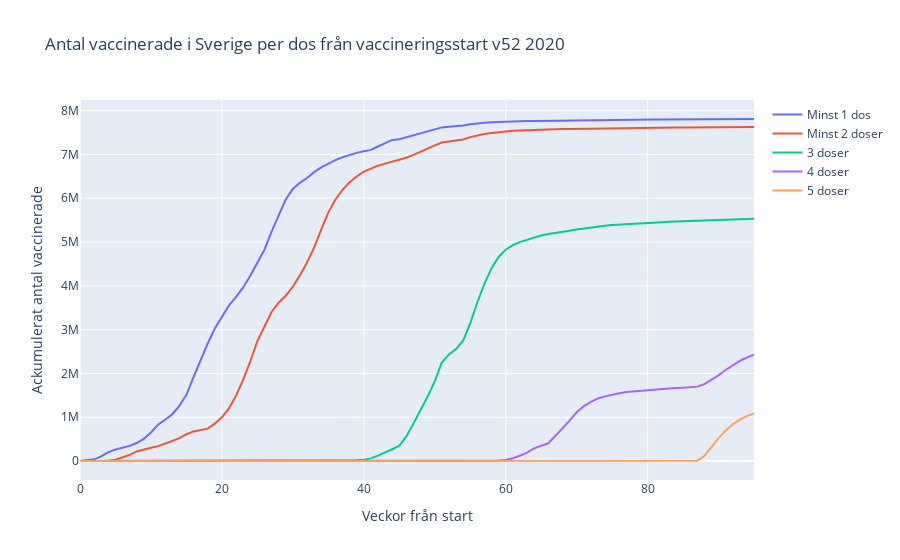

Notebook source saved alongside this figure:
### Code cell
import plotly_express as px

fig = px.line(
    df_1_5,
    x="Veckor från start",
    y=["Minst 1 dos", "Minst 2 doser", "3 doser", "4 doser", "5 doser"],
    title="Antal vaccinerade i Sverige per dos från vaccineringsstart v52 2020",
    labels={"value" : "Ackumulerat antal vaccinerade"}
)
fig.update_layout(legend={'title_text':''})
fig.show()

fig.write_html("../Lab/Visualiseringar/plot_3_3.html")
